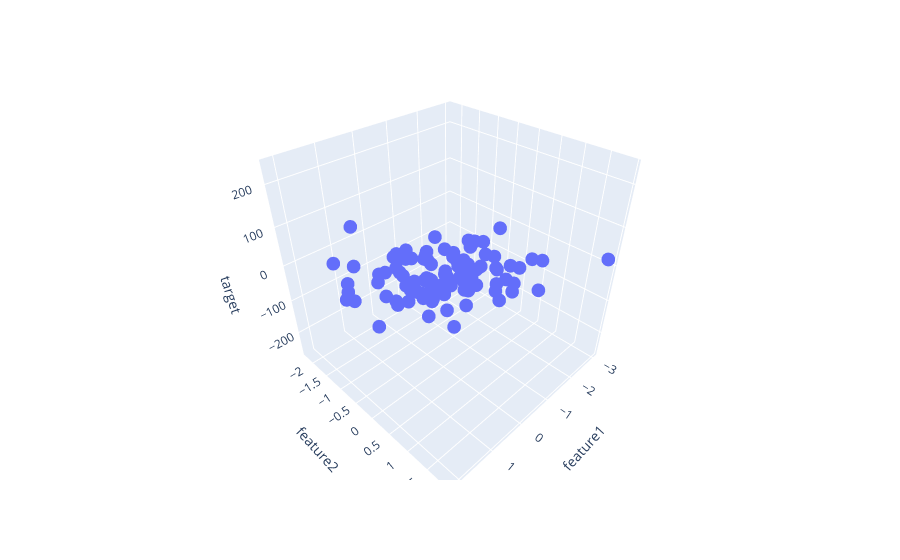

The notebook cell this image was saved under:
### Code cell
fig =  px.scatter_3d(df,x=df['feature1'],y=df['feature2'],z=df['target'])
fig.show()
